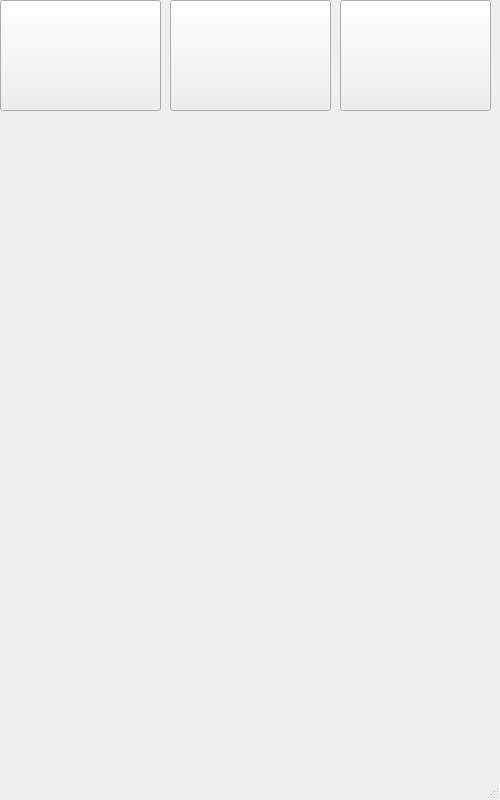
<?xml version="1.0" encoding="UTF-8"?>
<ui version="4.0">
 <class>MainWindow</class>
 <widget class="QMainWindow" name="MainWindow">
  <property name="geometry">
   <rect>
    <x>0</x>
    <y>0</y>
    <width>500</width>
    <height>800</height>
   </rect>
  </property>
  <property name="minimumSize">
   <size>
    <width>500</width>
    <height>800</height>
   </size>
  </property>
  <property name="maximumSize">
   <size>
    <width>500</width>
    <height>800</height>
   </size>
  </property>
  <property name="cursor">
   <cursorShape>ArrowCursor</cursorShape>
  </property>
  <property name="windowTitle">
   <string>3.14'Click</string>
  </property>
  <property name="styleSheet">
   <string notr="true">background-image: url(:/Image/3.14Click.jpg);</string>
  </property>
  <widget class="QWidget" name="centralwidget">
   <widget class="QPushButton" name="language_button">
    <property name="geometry">
     <rect>
      <x>0</x>
      <y>0</y>
      <width>161</width>
      <height>111</height>
     </rect>
    </property>
    <property name="minimumSize">
     <size>
      <width>150</width>
      <height>100</height>
     </size>
    </property>
    <property name="maximumSize">
     <size>
      <width>1500</width>
      <height>1000</height>
     </size>
    </property>
    <property name="styleSheet">
     <string notr="true">background-image: url(:/Image/Language.jpg);</string>
    </property>
    <property name="text">
     <string/>
    </property>
   </widget>
   <widget class="QPushButton" name="leptop_button">
    <property name="geometry">
     <rect>
      <x>170</x>
      <y>0</y>
      <width>161</width>
      <height>111</height>
     </rect>
    </property>
    <property name="styleSheet">
     <string notr="true">background-image: url(:/Image/Leptops.jpg);</string>
    </property>
    <property name="text">
     <string/>
    </property>
   </widget>
   <widget class="QPushButton" name="soft_button">
    <property name="geometry">
     <rect>
      <x>340</x>
      <y>0</y>
      <width>151</width>
      <height>111</height>
     </rect>
    </property>
    <property name="styleSheet">
     <string notr="true">background-image: url(:/Image/Programms.jpg);</string>
    </property>
    <property name="text">
     <string/>
    </property>
   </widget>
  </widget>
  <widget class="QMenuBar" name="menubar">
   <property name="geometry">
    <rect>
     <x>0</x>
     <y>0</y>
     <width>500</width>
     <height>21</height>
    </rect>
   </property>
  </widget>
  <widget class="QStatusBar" name="statusbar"/>
 </widget>
 <resources>
  <include location="Main_image.jpg"/>
 </resources>
 <connections/>
</ui>
